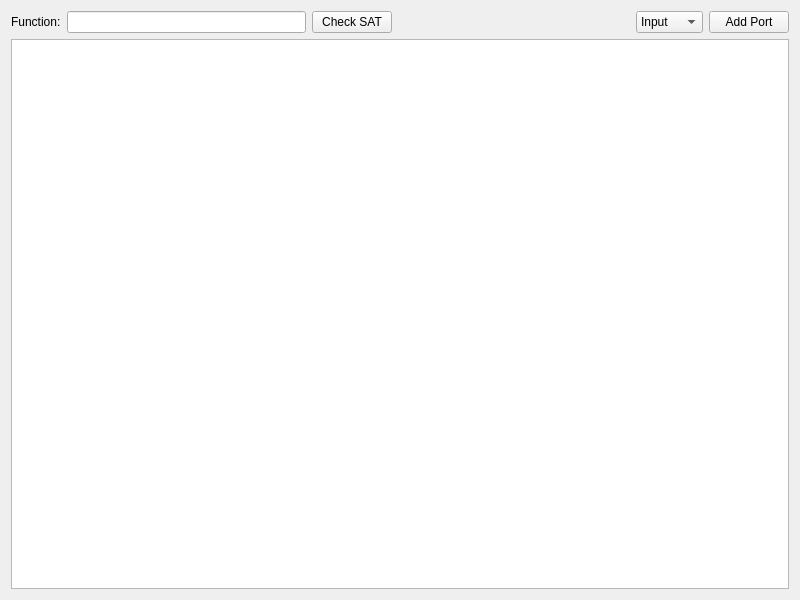
<?xml version="1.0" encoding="UTF-8"?>
<ui version="4.0">
 <class>SchematicsTab</class>
 <widget class="QWidget" name="SchematicsTab">
  <property name="geometry">
   <rect>
    <x>0</x>
    <y>0</y>
    <width>800</width>
    <height>600</height>
   </rect>
  </property>
  <property name="windowTitle">
   <string>Form</string>
  </property>
  <layout class="QGridLayout" name="gridLayout">
   <item row="2" column="0">
    <layout class="QVBoxLayout" name="tabLayout">
     <item>
      <layout class="QHBoxLayout" name="toolsLayout">
       <item>
        <widget class="QLabel" name="lbl_function">
         <property name="text">
          <string>Function:</string>
         </property>
        </widget>
       </item>
       <item>
        <widget class="QLineEdit" name="input_function"/>
       </item>
       <item>
        <widget class="QPushButton" name="btn_solve">
         <property name="toolTip">
          <string>&lt;html&gt;&lt;head/&gt;&lt;body&gt;&lt;p&gt;Evaluate, if the given function can be satisfied by the circuit design.&lt;/p&gt;&lt;/body&gt;&lt;/html&gt;</string>
         </property>
         <property name="text">
          <string>Check SAT</string>
         </property>
        </widget>
       </item>
       <item>
        <spacer name="spacer">
         <property name="orientation">
          <enum>Qt::Horizontal</enum>
         </property>
         <property name="sizeHint" stdset="0">
          <size>
           <width>40</width>
           <height>20</height>
          </size>
         </property>
        </spacer>
       </item>
       <item>
        <widget class="QComboBox" name="sel_direction">
         <property name="toolTip">
          <string>&lt;html&gt;&lt;head/&gt;&lt;body&gt;&lt;p&gt;Change the direction of newly created ports that connect your schematic design to the outside world.&lt;/p&gt;&lt;p&gt;&lt;br/&gt;&lt;/p&gt;&lt;p&gt;This does not affect the ports of components in any way.&lt;/p&gt;&lt;p&gt;&lt;br/&gt;&lt;/p&gt;&lt;p&gt;&lt;span style=&quot; font-weight:600;&quot;&gt;Input: &lt;/span&gt;The data flows from the outside into your design.&lt;/p&gt;&lt;p&gt;Note that - when viewed from the inside of your design - an input port appears as if it is emitting data.&lt;/p&gt;&lt;p&gt;&lt;br/&gt;&lt;/p&gt;&lt;p&gt;&lt;span style=&quot; font-weight:600;&quot;&gt;Output:&lt;/span&gt; The data flows from your design to the outside.&lt;/p&gt;&lt;p&gt;Note that - when viewed from the inside of your design - an output port appears as if it is taking in data.&lt;/p&gt;&lt;/body&gt;&lt;/html&gt;</string>
         </property>
         <property name="insertPolicy">
          <enum>QComboBox::NoInsert</enum>
         </property>
         <item>
          <property name="text">
           <string>Input</string>
          </property>
         </item>
         <item>
          <property name="text">
           <string>Output</string>
          </property>
         </item>
        </widget>
       </item>
       <item>
        <widget class="QPushButton" name="btn_addPort">
         <property name="toolTip">
          <string>&lt;html&gt;&lt;head/&gt;&lt;body&gt;&lt;p&gt;Adds a port that connects your schematic design to the outside world.&lt;/p&gt;&lt;p&gt;Select your desired direction beforehand in the combo box to the left.&lt;/p&gt;&lt;/body&gt;&lt;/html&gt;</string>
         </property>
         <property name="text">
          <string>Add Port</string>
         </property>
        </widget>
       </item>
      </layout>
     </item>
    </layout>
   </item>
   <item row="3" column="0">
    <widget class="q2d::gui::SchematicsView" name="schematicsView">
     <property name="verticalScrollBarPolicy">
      <enum>Qt::ScrollBarAsNeeded</enum>
     </property>
     <property name="sizeAdjustPolicy">
      <enum>QAbstractScrollArea::AdjustToContents</enum>
     </property>
     <property name="dragMode">
      <enum>QGraphicsView::NoDrag</enum>
     </property>
    </widget>
   </item>
  </layout>
 </widget>
 <customwidgets>
  <customwidget>
   <class>q2d::gui::SchematicsView</class>
   <extends>QGraphicsView</extends>
   <header>gui/SchematicsView.h</header>
  </customwidget>
 </customwidgets>
 <resources/>
 <connections/>
</ui>
